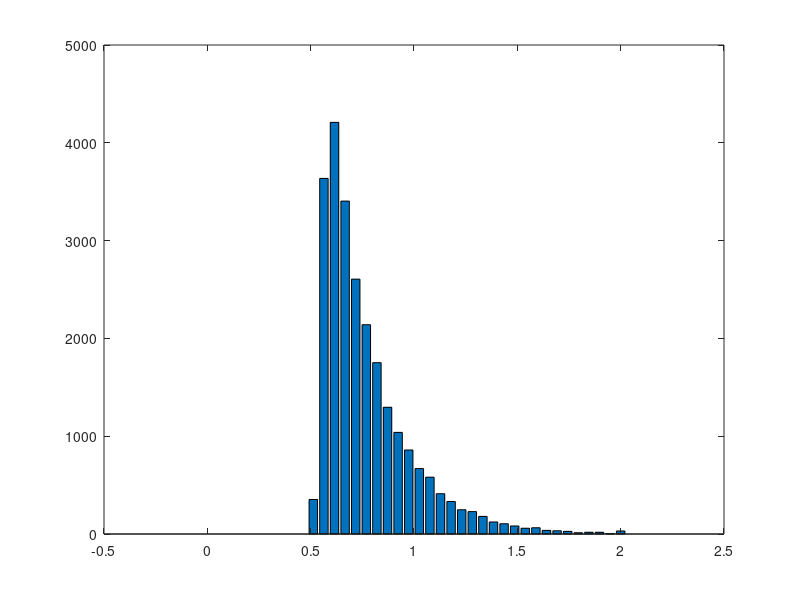

Write the MATLAB code that produced this figure. (Note: this script raises an error after producing the figure.)
clear; close all; clc;

%%
%fix step size
dt = 0.001;
%parameter 
ndt = 0.5; %NON-DECISION TIME
mu = 0.05;  %BY CONVENTION MU MUST BE POSITIVE 
sd = 1;   %THIS IS VARIABILITY WITHIN THE WALK.  KEEP FIXED AT 1. 
nsteps = 2500; %MAX LENGTH OF WALK.  INCREASE TILL WARNING GOES AWAY
ntrials = 500; %NUMBER OF RUNS
criterion = 1; %CORRECT BOUNDARY LOCATION, INCORRECT IS ZERO 
beta = 0.5; % NORMALIZED BIAS
bias = beta*criterion; %ACTUAL BIAS
total_err_pr = 0; % keep running sum of err probability
total_err_rt = 0; % use total_err_pr to normalize this value
%set random number seed 
rng(19680104);

figure
total_errorrt = []; % used for histogram, accumulate all error_trials

% loop over all 100 samples of drift rate (i.e. mu)
for i_ = 1:100
    % OUTPUT VARIABLES
    sample = zeros(1,nsteps+1);   %This is a single random draw from normal distribution
    path = zeros(ntrials,nsteps+1); %This is all the random walks
    rt = zeros(ntrials,1);  %These are the rts across trials 
    correct = zeros(ntrials,1); %This is accuracy data. ZERO IS WRONG, ONE IS RIGHT
    sampled_mu = normrnd(mu,0.02,[1,1]);
    if sampled_mu < 0
        sampled_mu
        "SHIT"
    end
    %LOOP OVER ntrials.  
    for j = 1:ntrials
        goodpath = 0;
        while goodpath == 0
            draw = normrnd(sampled_mu*dt,sd*sqrt(dt),[1,nsteps]);  %DRAW A WALK
            sample(1) = bias; %START AT BIAS
            sample(2:nsteps+1) = draw; 
            walk = cumsum(sample); %SUM THE WALK.   
            crossbnd = find((walk > criterion) |(walk < 0)); %TEST BOTH BOUNDARIES  
            if ~isempty(crossbnd) %TEST IF IT CROSSED ONE OF THE BOUNDARIES AT LEAST
                goodpath = 1; %WALK IS GOOD, SET TO 1 TO EXIT WHILE LOOP
                path(j,:) = walk; %SAVE THE WALK
            else
                display('Bad Walk') %NOTIFY BAD WALK AND DRAW AGAIN LOWER
            end;
        end;
        rt(j) = crossbnd(1);  %RT IS FIRST CROSSING
        if path(j,rt(j)) > criterion  %TEST IF CORRECT
            path(j,rt(j):end) = criterion; %SET THE REST OF WALK TO BOUNDARY
            correct(j) = 1; %INDICATE CORRECT TRIAL
        else %TRIALIS INCORRECT
            path(j,rt(j):end) = 0; %SET THE REST OF WALK TO ZERO. 
        end; 
        %Add Non-decision time
        rt(j) = rt(j) + ndt/dt;	
    end
    % need to weight average incorrect response times by relative probabilities of incorrect
    %convert rt to milliseconds
    rt = rt*dt;
    errorrt = rt(find(correct == 0));
    total_errorrt = [total_errorrt; errorrt];
    % this trial's avg
    avg_err_rt = mean(errorrt);
    err_pr = 1 - mean(correct);
    total_err_rt = total_err_rt + avg_err_rt * err_pr;
    total_err_pr = total_err_pr + err_pr;
end

bins = linspace(0,2,40);
[n1,x] = hist(total_errorrt, bins); 
h = bar(x, n1);

% avg now over all trials
% weighed mean err response time!
avg_err_rt = total_err_rt / total_err_pr
xline(avg_err_rt,'--b');
xlabel('Response Time')
ylabel('Number of Trials')
title('Error Trial RTs')
